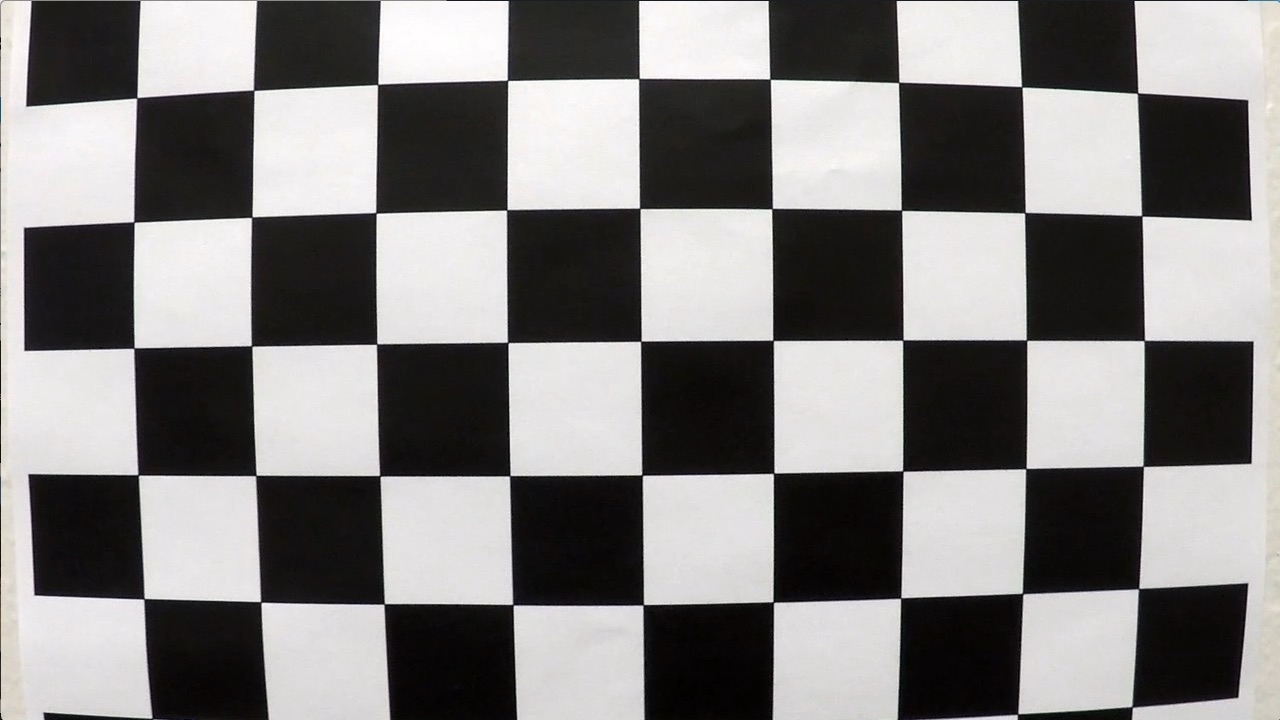
#> input picture camera_cal/calibration1.jpg, 1280 x 720 px; its folder holds 5 pictures in this run
$ python calibration.py
#> lines starting #> are read from the running program, lines starting #| are printed output that depends on the picture; after the words box and inside, x2 and y2 are one past the last pixel; in counts of white or black regions, pixels touching at a corner belong together
import glob
import cv2
import numpy as np

criteria = (cv2.TERM_CRITERIA_MAX_ITER + cv2.TERM_CRITERIA_EPS, 30, 0.001)

board_sizes = [(9, 6), (8, 6), (9, 5), (7, 6), (8, 5), (6, 6), (9, 4)]

objectPointsArray = []
imgPointsArray = []

for path in sorted(glob.glob('camera_cal/calibration*.jpg')):
    img = cv2.imread(path)
#> img is the input picture: shape (720, 1280, 3); mean B, G, R 127.8, 128.4, 130.1
    gray = cv2.cvtColor(img, cv2.COLOR_BGR2GRAY)

    ret, corners, size = False, None, None
    for cols, rows in board_sizes:
        ret, corners = cv2.findChessboardCorners(gray, (cols, rows), None)
        if ret:
            size = (cols, rows)
            break
#> this loop made 3 passes
#> ret on passes 1 to 3: False, False, True

    if ret:
        corners = cv2.cornerSubPix(gray, corners, (11, 11), (-1, -1), criteria)
#> corners = 45 rows, first 8: [136.7, 97.77], [253.7, 90.27], [377.6, 84.41], [507.5, 80.34], [638.9, 78.57], [770.1, 79.2], [898.7, 82.43], [1021.7, 86.77]
        objectPoints = np.zeros((size[0] * size[1], 3), np.float32)
        objectPoints[:, :2] = np.mgrid[0:size[0], 0:size[1]].T.reshape(-1, 2)
        objectPointsArray.append(objectPoints)
        imgPointsArray.append(corners)

        cv2.drawChessboardCorners(img, size, corners, ret)
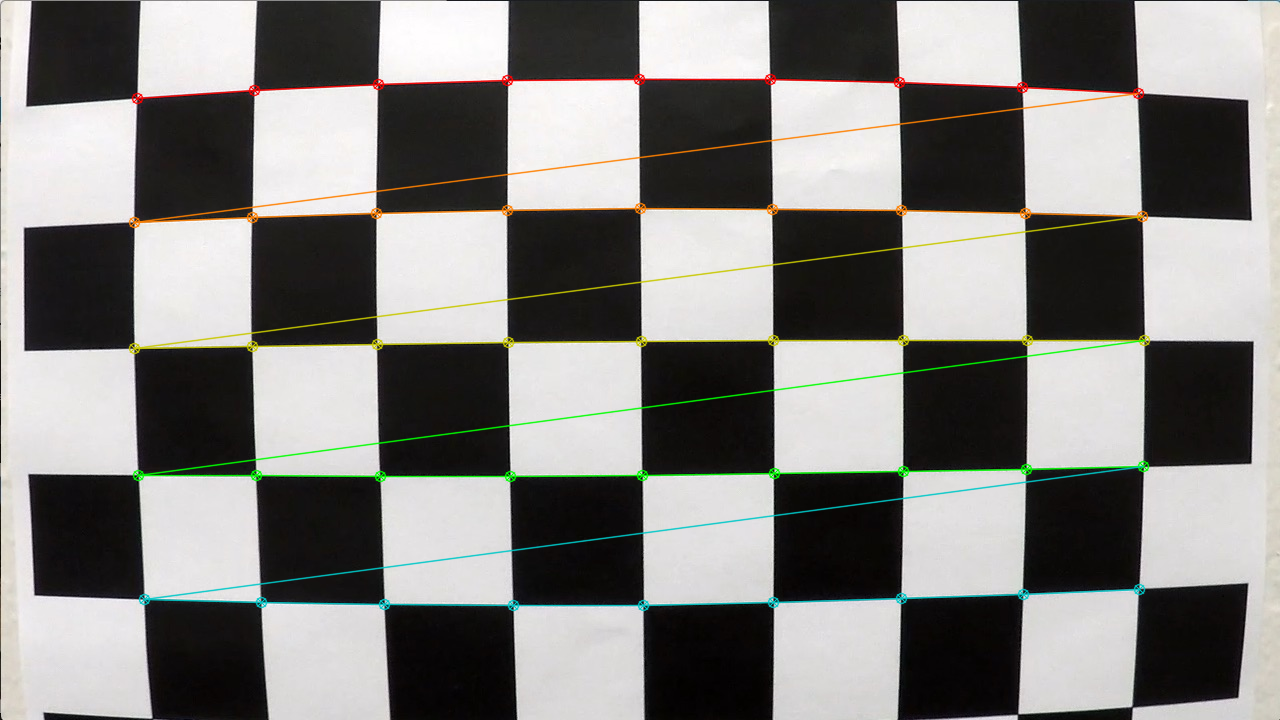
#> img: shape (720, 1280, 3); 3.33% of pixels changed, all inside (x1, y1, x2, y2) = (128, 73, 1151, 612)
        print(f"Pronađeno {size[0]}x{size[1]} uglova: {path}")
    else:
        print("Uglovi nisu pronađeni:", path)

    cv2.imshow('chess board', img)
    cv2.waitKey(20)
#> pass 2 of the loop `for path in sorted(glob.glob('camera_cal/calibration*.jpg')):`:
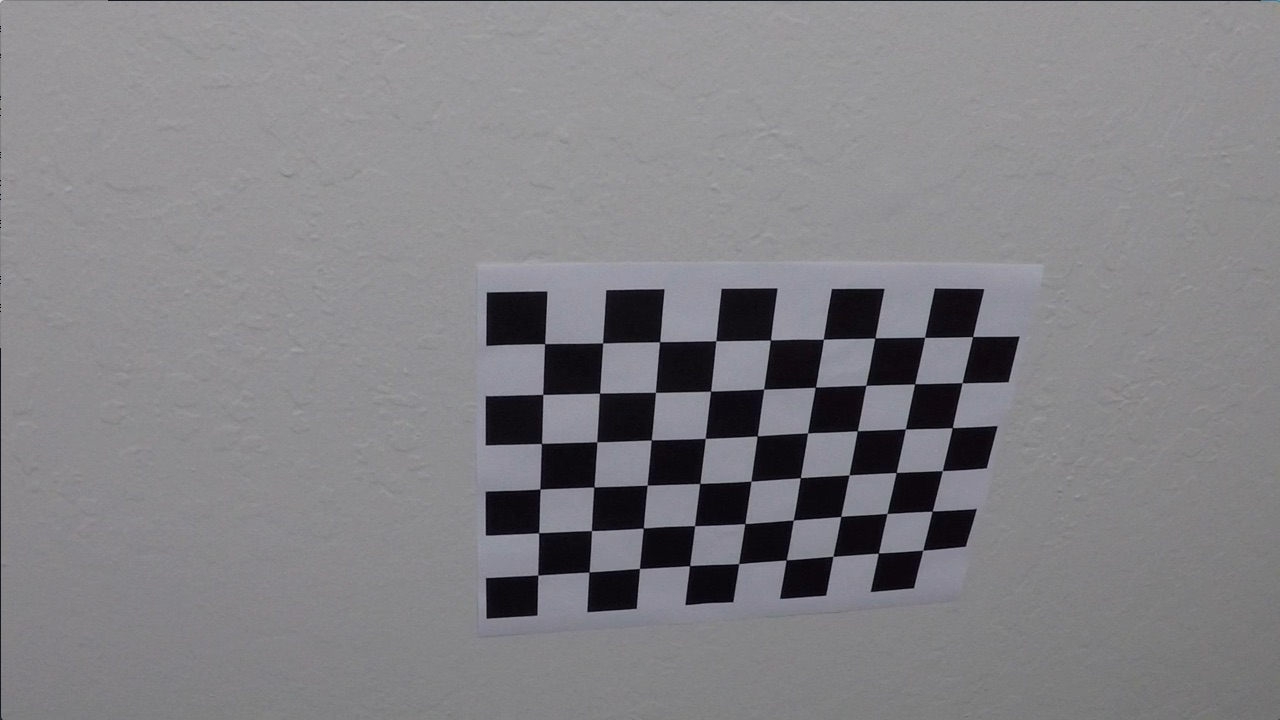
#> input picture camera_cal/calibration10.jpg, 1280 x 720 px
#> img is the input picture: shape (720, 1280, 3); mean B, G, R 133.1, 129.4, 130.2
#> the loop `for cols, rows in board_sizes:` made 1 pass
#> corners = 54 rows, first 8: [544.6, 343.6], [602.6, 343], [659.6, 341.7], [715.8, 340.7], [770.4, 339.9], [823.4, 339.3], [874.9, 337.9], [924.6, 337.3]
#> `cv2.drawChessboardCorners(img, size, corners, ret)`:
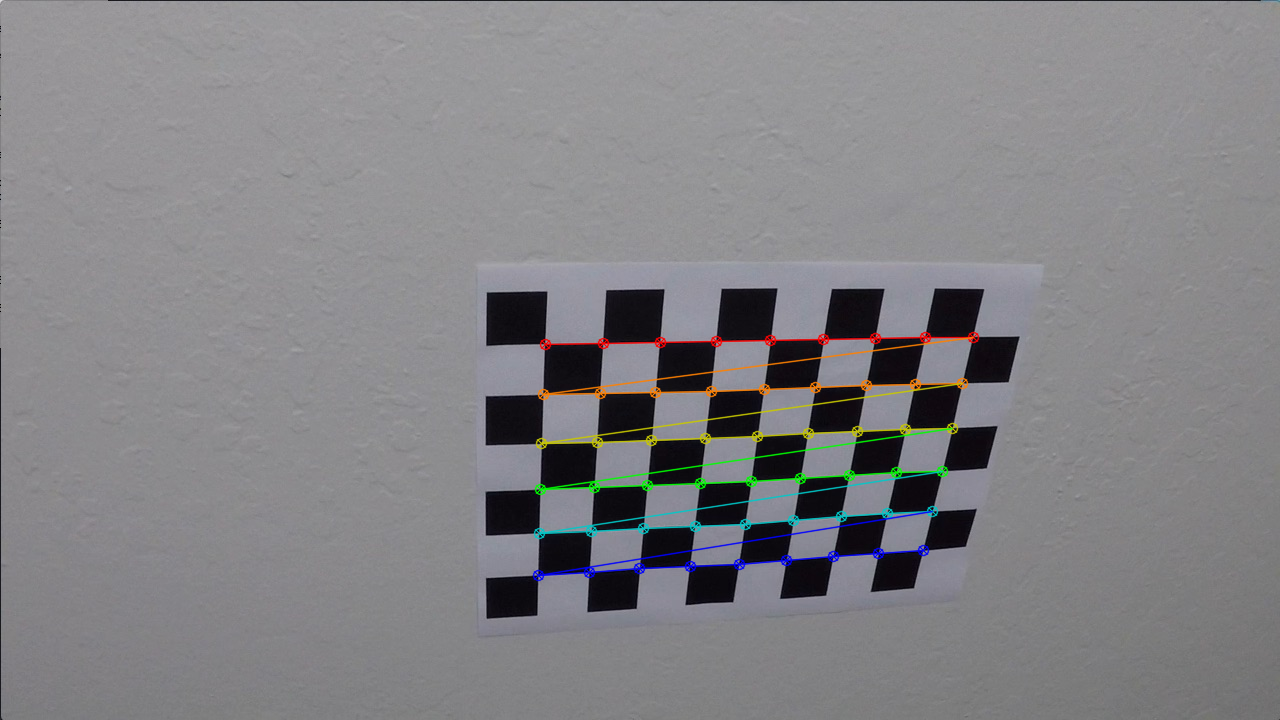
#> img: shape (720, 1280, 3); 1.92% of pixels changed, all inside (x1, y1, x2, y2) = (532, 331, 980, 582)
#> pass 3 of the loop `for path in sorted(glob.glob('camera_cal/calibration*.jpg')):`:
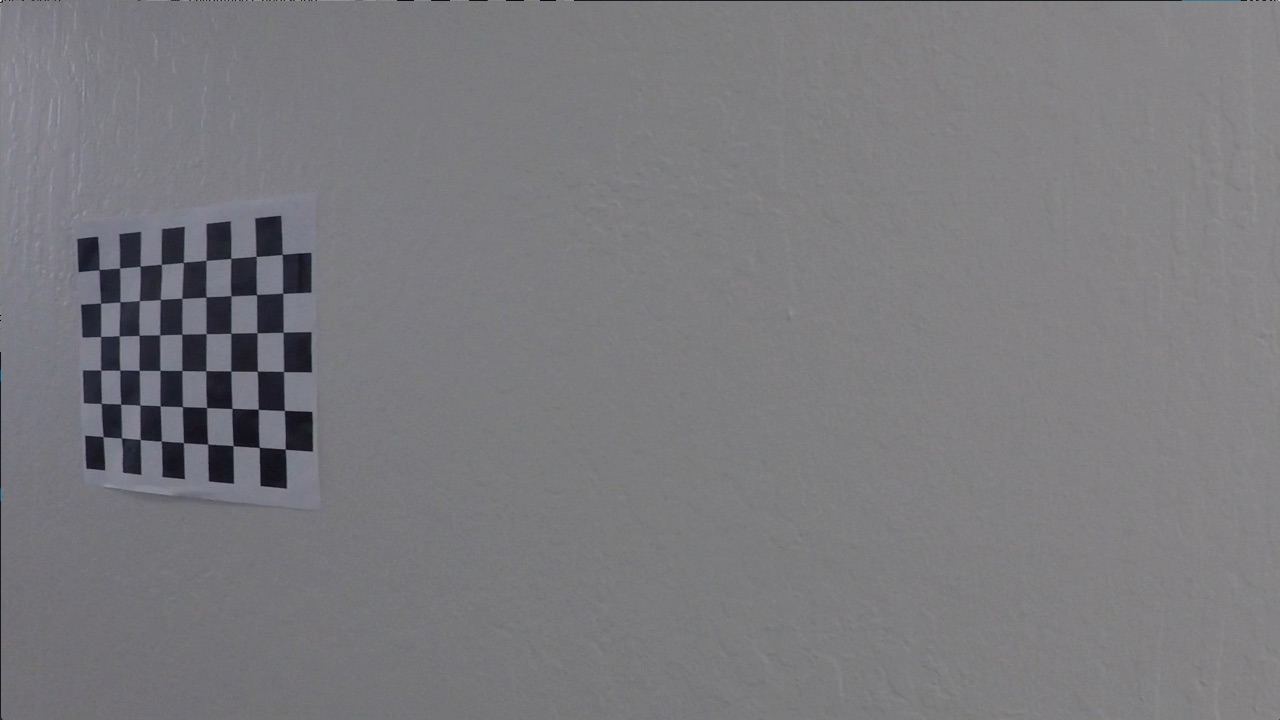
#> input picture camera_cal/calibration11.jpg, 1280 x 720 px
#> img is the input picture: shape (720, 1280, 3); mean B, G, R 125.2, 121.7, 122.2
#> corners = 54 rows, first 8: [99.04, 269.6], [119.5, 268.1], [140.1, 266.2], [161.4, 264.4], [183.4, 262.3], [205.9, 260.3], [230.8, 258.4], [256.1, 256.4]
#> `cv2.drawChessboardCorners(img, size, corners, ret)`:
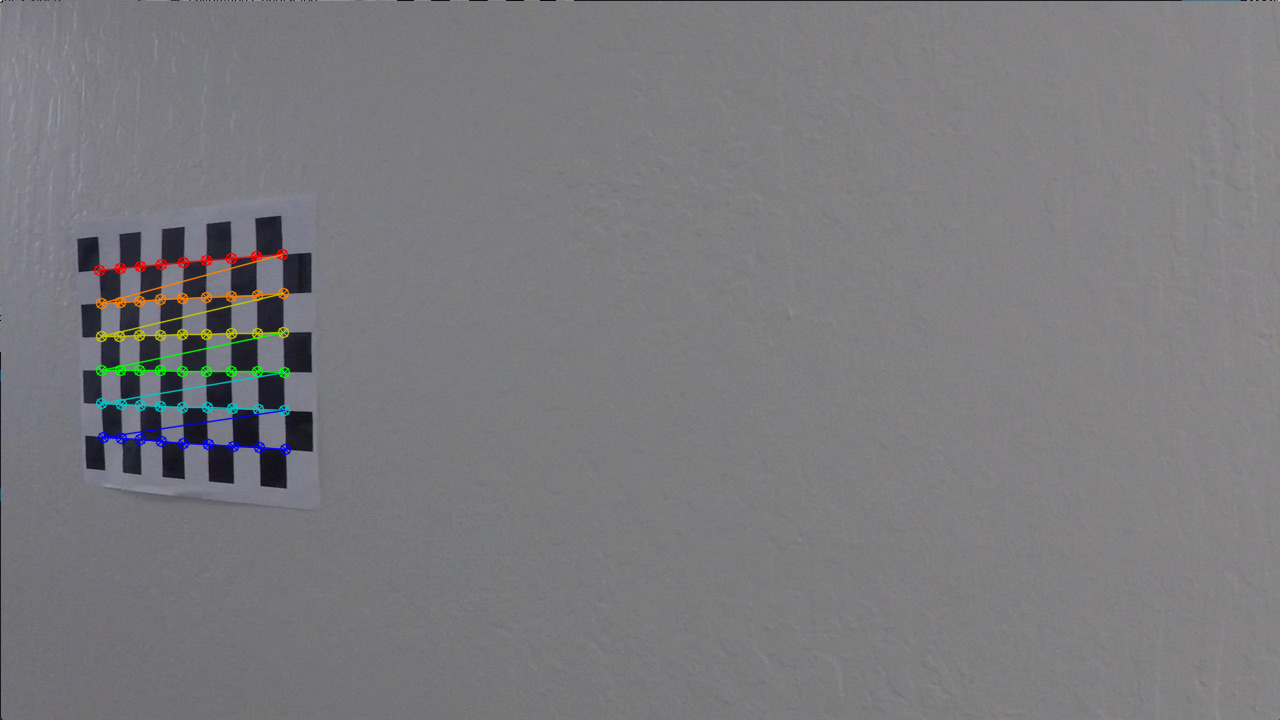
#> img: shape (720, 1280, 3); 1.11% of pixels changed, all inside (x1, y1, x2, y2) = (93, 248, 292, 456)
#> the loop made 5 passes; the first 3 are shown

cv2.destroyAllWindows()

if len(objectPointsArray) < 3:
    raise RuntimeError(f"Kalibracija nije moguća: pronađeno samo {len(objectPointsArray)} validnih slika (potrebno bar 3).")

ret, mtx, dist, rvecs, tvecs = cv2.calibrateCamera(objectPointsArray, imgPointsArray, gray.shape[::-1], None, None)
np.savez('calib.npz', mtx=mtx, dist=dist, rvecs=rvecs, tvecs=tvecs)

error = 0

for i in range(len(objectPointsArray)):
    imgPoints, _ = cv2.projectPoints(objectPointsArray[i], rvecs[i], tvecs[i], mtx, dist)
    error += cv2.norm(imgPointsArray[i], imgPoints, cv2.NORM_L2) / len(imgPoints)

print("Total error:", error / len(objectPointsArray))

img = cv2.imread('camera_cal/calibration1.jpg')
undist = cv2.undistort(img, mtx, dist, None, mtx)
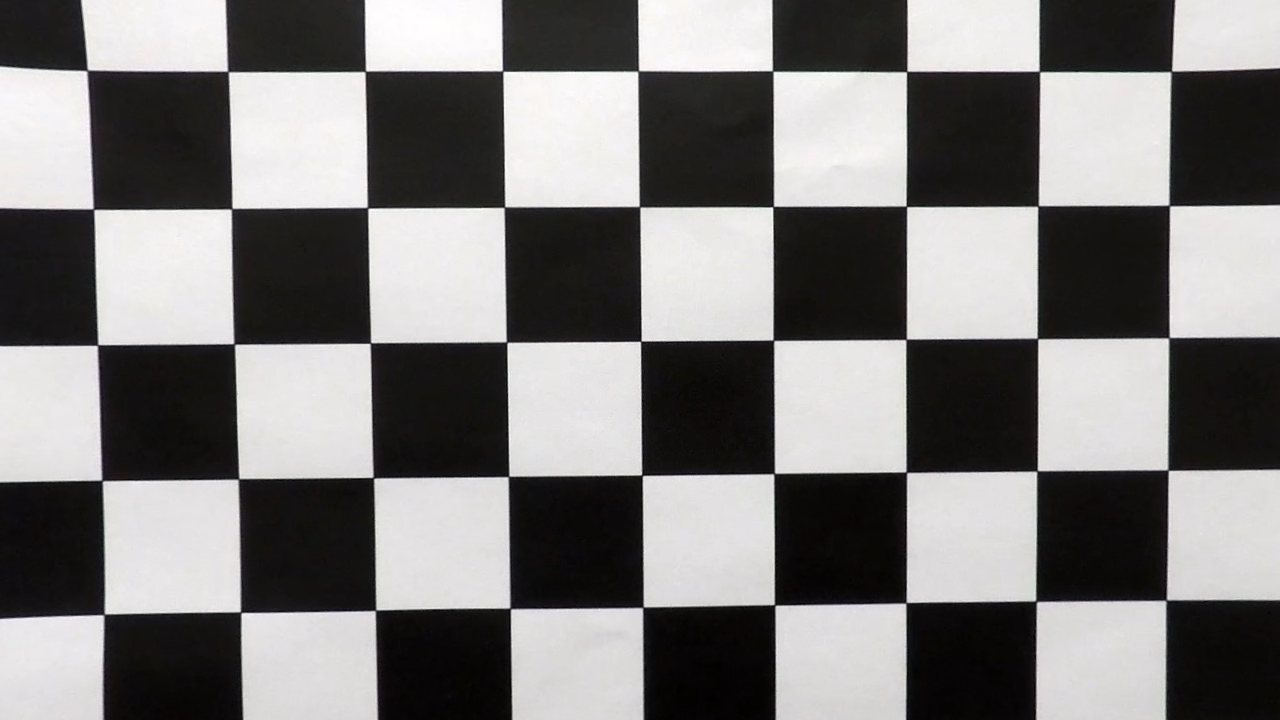
#> undist: shape (720, 1280, 3); mean B, G, R 123.3, 123.7, 125.3
cv2.imwrite('docs/undistort_output.png', np.hstack([img, undist]))
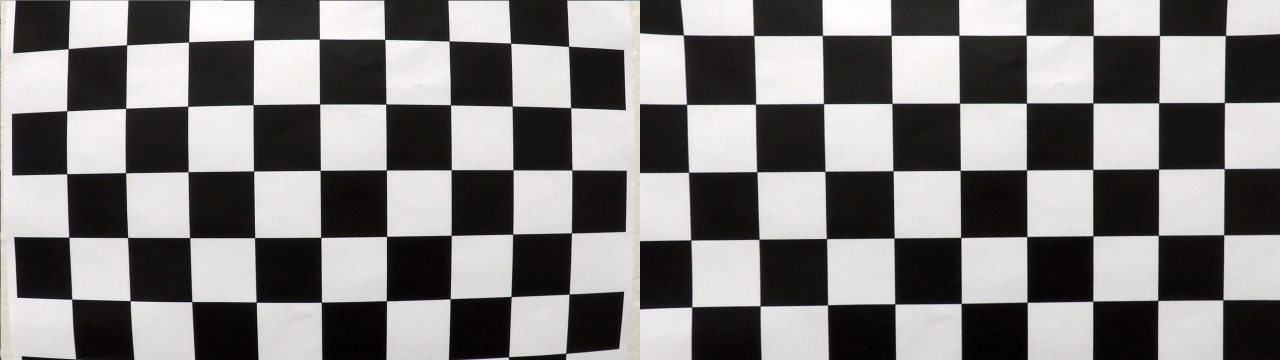
#> saved as undistort_output.png: shape (720, 2560, 3) (shown at 1/2 size); mean B, G, R 125.5, 126.1, 127.7
